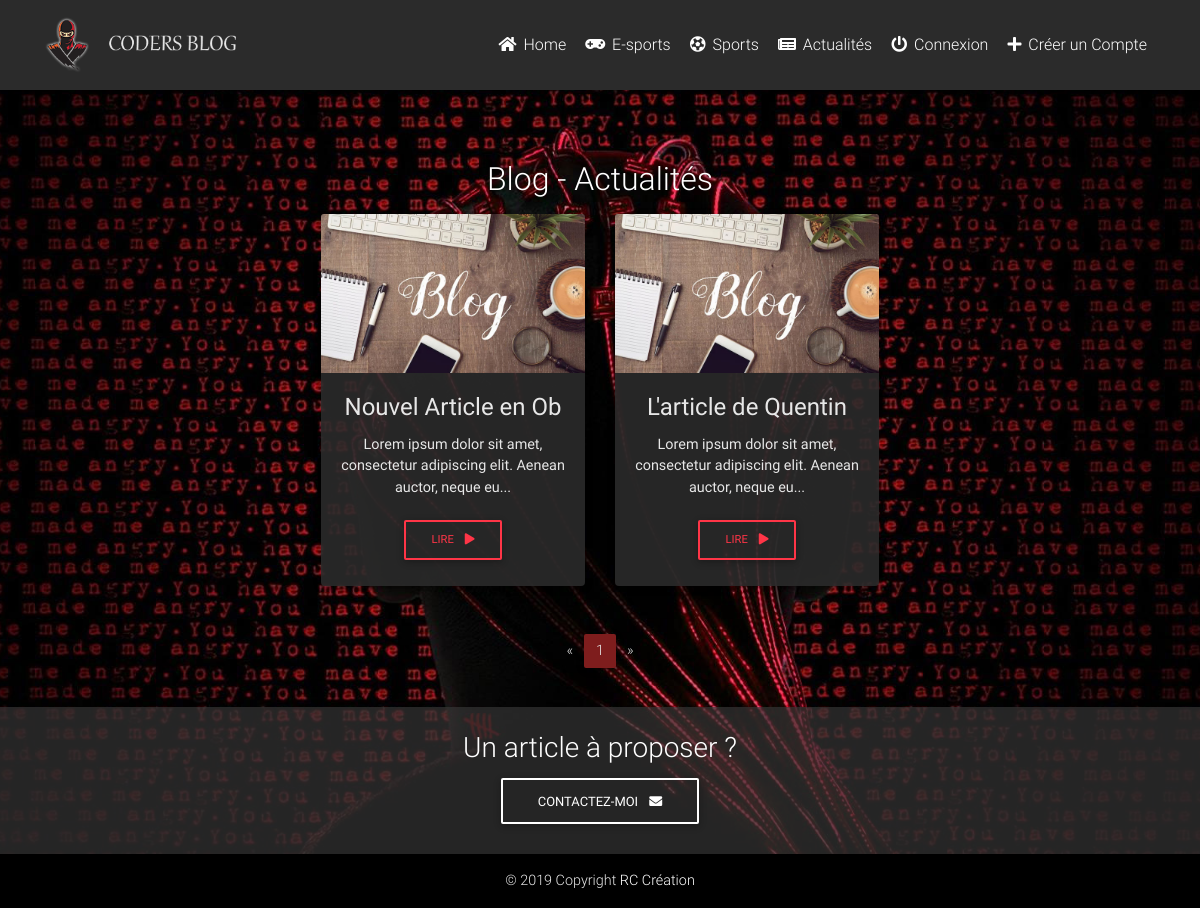
Screenshot of /blog.php with the database file from the repository.
### tables this page shows
CREATE TABLE IF NOT EXISTS `menus` (
  `id` int(11) NOT NULL AUTO_INCREMENT,
  `name` varchar(255) NOT NULL,
  `target` varchar(255) NOT NULL,
  `icone` varchar(255) NOT NULL,
  PRIMARY KEY (`id`)
);

CREATE TABLE IF NOT EXISTS `blog` (
  `id` int(11) NOT NULL AUTO_INCREMENT,
  `titre` varchar(255) NOT NULL,
  `content` text NOT NULL,
  `categorie` int(11) NOT NULL,
  `image` varchar(255) NOT NULL,
  `auteur` int(11) NOT NULL,
  `date_article` datetime NOT NULL,
  PRIMARY KEY (`id`)
);

### db_connect.php (called while the page is built, shortened)
<?php
try {
    $bdd = new PDO('mysql:host=localhost;dbname=coursphp;charset=utf8', 'root', '');
} catch (Exception $e) {
    die('Erreur : ' . $e->getMessage());
}
$url_path = 'http://localhost/coursphp/';
$getNaviguation = $bdd->query('SELECT * FROM menus ORDER by id ASC');
$img_folder = 'http://localhost/coursphp/img/';

### blog.php (the view, shortened to what this page needs)
<?php
require('./db_connect.php');
$req = $bdd->query('SELECT COUNT(id) as nbArticle FROM blog WHERE categorie="8" ');
$data = $req->fetch();
$nbArt = $data['nbArticle'];
$perPage = 8;
$nbPage = ceil($nbArt / $perPage);
if (isset($_GET['page']) && $_GET['page'] > 0 && $_GET['page'] <= $nbPage) {
    $cPage = $_GET['page'];
} else {
    $cPage = 1;
}
$getBlog = $bdd->query('SELECT * FROM blog WHERE categorie="8" ORDER by date_article DESC LIMIT ' . (($cPage - 1) * $perPage) . ',' . $perPage);
?>
<!DOCTYPE html>
<html lang="fr">
<head>
    <link rel="stylesheet" href="https://use.fontawesome.com/releases/v5.11.2/css/all.css">
    <link href="css/bootstrap.min.css" rel="stylesheet">
    <link href="css/mdb.min.css" rel="stylesheet">
    <link href="css/style.css" rel="stylesheet">
</head>
<body>
    <?php include('./include/header.php'); ?>
    <main class="mt-5 pt-5">
        <div class="container-fluid pt-2">
            <section class="text-center  mt-5">
                <h2 class=" text-white p-2">Blog - Actualités</h2>
                <div class="row mb-4 wow fadeIn d-flex flex-row justify-content-center">
                    <?php while ($singleArticle = $getBlog->fetch()) { ?>
                        <div class="col-12 col-lg-3 mb-4">
                            <div class="card">
                                <div class="view overlay">
                                    <img src="./img/articles/<?php echo $singleArticle['image'] ?>" class="card-img-top" alt="">
                                </div>
                                <div class="card-body">
                                    <h4 class="card-title"><?php echo $singleArticle['titre'] ?></h4>
                                    <p class="card-text"><?php echo substr($singleArticle['content'], 0, 80) . '...'; ?></p>
                                    <a href="<?php echo $url_path . 'article.php?article=' . $singleArticle['id'] ?>" class="btn btn-outline-danger btn-md">Lire
                                        <i class="fas fa-play ml-2"></i>
                                    </a>
                                </div>
                            </div>
                        </div>
                    <?php } ?>
                </div>
                <nav class="d-flex justify-content-center wow fadeIn">
                    <ul class="pagination pg-blue">
                        <li class="page-item <?php if ($cPage == "1") {
                                                    echo 'disabled';
                                                } ?>">
                            <a class="page-link" href="<?php echo $url_path . 'blog.php?page=' . ($cPage - 1);  ?>" aria-label="Previous">
                                <span aria-hidden="true">&laquo;</span>
                            </a>
                        </li>
                        <?php for ($i = 1; $i <= $nbPage; $i++) { ?>
                            <?php if ($i == $cPage) { ?>
                                <li class="page-item active">
                                    <a class="page-link" style="cursor: default"><?php echo $i ?>
                                    </a>
                                </li>
                        <?php }
                        } ?>
                        <li class="page-item <?php if ($cPage == $nbPage) {
                                                    echo 'disabled';
                                                } ?>">
                            <a class="page-link" href="<?php echo $url_path . 'blog.php?page=' . ($cPage + 1);  ?>" aria-label="Next">
                                <span aria-hidden="true">&raquo;</span>
                            </a>
                        </li>
                    </ul>
                </nav>
            </section>
        </div>
    </main>
    <?php include('./include/footer.php'); ?>
</body>
</html>

### include/header.php (shortened to what this page needs)
<header>
    <nav class="navbar fixed-top navbar-expand-lg navbar-dark scrolling-navbar">
        <div class="container">
            <a class="navbar-brand waves-effect" href="<?php echo $url_path ?>">
                <img class="img-fluid logo" src="<?php echo $img_folder ?>logo.png" alt="Mon super Blog !">
            </a>
            <div class="collapse navbar-collapse" id="navbarSupportedContent">
                <ul class="navbar-nav ml-auto">
                    <?php while ($singleNav = $getNaviguation->fetch()) { ?>
                        <li class="nav-item">
                            <a class="nav-link waves-effect" href="<?php echo $url_path . $singleNav['target'] ?>"><i class="<?php echo $singleNav['icone'] ?>"></i> <?php echo $singleNav['name'] ?>
                            </a>
                        </li>
                    <?php } ?>
                    <?php
                    if (isset($_SESSION['id'])) { ?>
                        <li class="nav-item">
                            <a class="nav-link waves-effect" href="<?php echo $url_path ?>admin/"><i class="fas fa-wrench"></i> Administration</a>
                        </li>
                        <li class="nav-item">
                            <a class="nav-link waves-effect" href="<?php echo $url_path ?>action/logout.php"><i class="fas fa-power-off text-danger"></i> Déconnexion</a>
                        </li>
                    <?php } else { ?>
                        <li class="nav-item">
                            <a class="nav-link waves-effect" href="<?php echo $url_path ?>connexion.php"><i class="fas fa-power-off"></i> Connexion</a>
                        </li>
                        <li class="nav-item">
                            <a class="nav-link waves-effect" href="<?php echo $url_path ?>inscription.php"><i class="fas fa-plus"></i> Créer un Compte</a>
                        </li>
                    <?php } ?>
                </ul>
            </div>
        </div>
    </nav>
</header>

### css/style.css (style rules this page uses)
body { background: url('../img/background.jpg'); background-size: cover; background-repeat: no-repeat; background-position: center; background-attachment: fixed; color: #e7e7e7 !important; }
main { min-height: 80vh; }
.logo { height: 3.5rem; }
.col-lg-3 { max-width: 24.5%; }
header nav { background-color: #2b2b2b; }
.card { background-color: #2b2b2be3 !important; }
.card .card-body .card-text { color: #e7e7e7 !important; }
.pagination .page-item .page-link { color: #e7e7e7 !important; }
.pagination.pg-blue .page-item.active .page-link, .pagination.pg-blue .page-item.active .page-link:hover { background-color: #7e1d1d !important; }

### rows the page displays
menus: name "Home"
menus: name "E-sports"
menus: name "Sports"
menus: name "Actualités"
blog: image (picture), titre "Nouvel Article en Ob", content "Lorem ipsum dolor sit amet, consectetur adipiscing elit. Aenean auctor, neque eu"
blog: image (picture), titre "L'article de Quentin", content "Lorem ipsum dolor sit amet, consectetur adipiscing elit. Aenean auctor, neque eu"
